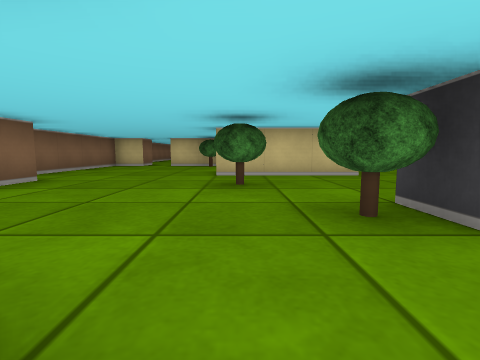
View 1 (above)

21 first-person views from a walk through a cub3D level. The camera is about half as high as the walls, tilts 6° down and sees 85° across. The floor is counted in squares. Each view is taken from the middle of a square. On the plan, view 1 faces up. The plan holds only what a view shows up to about 9 squares ahead; the rest is blank.

View 2
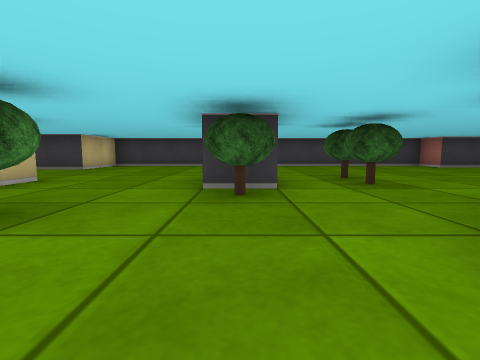

View 3
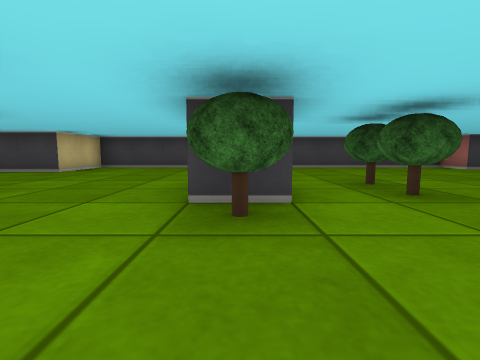

View 4
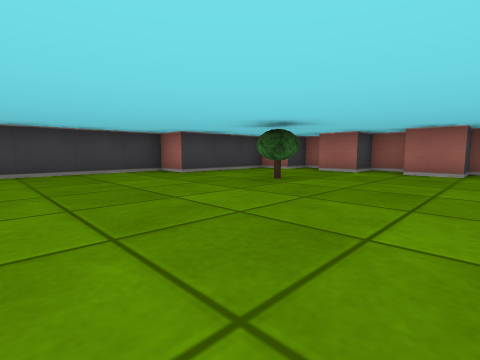

View 5
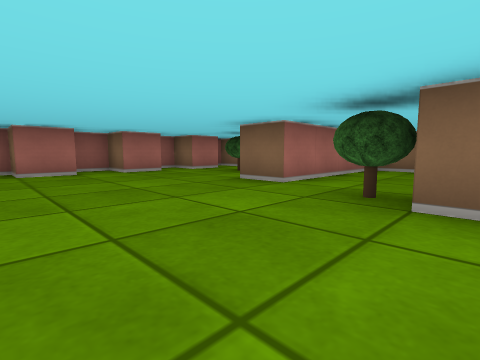

View 6
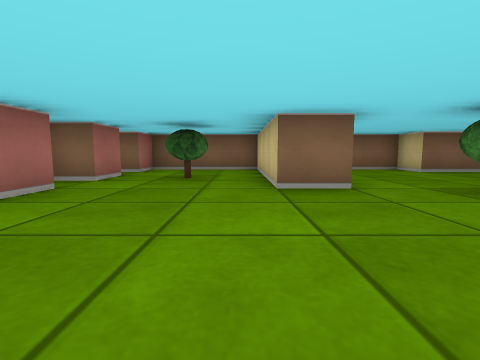

View 7
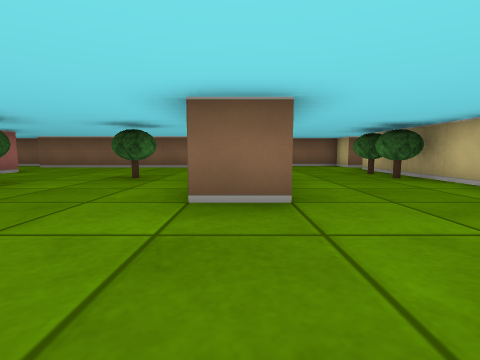

View 8
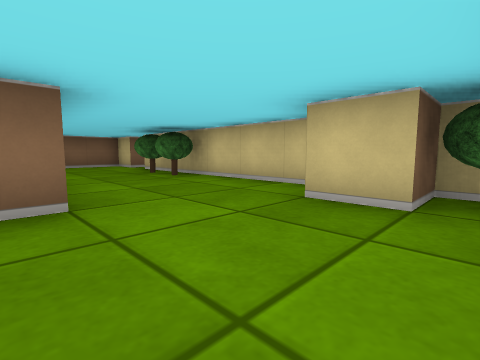

View 9
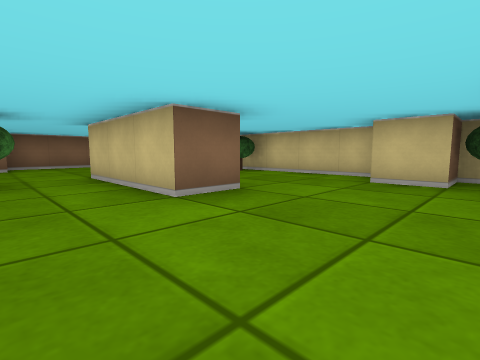

View 10
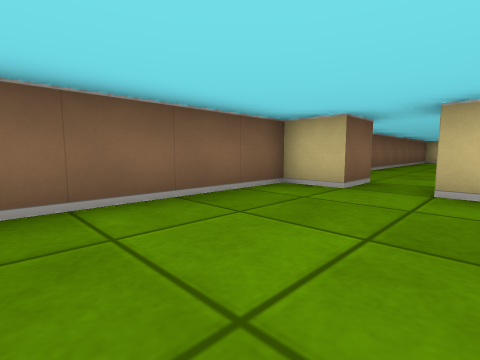

View 11
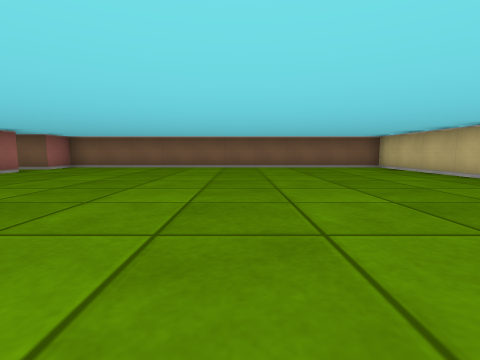

View 12
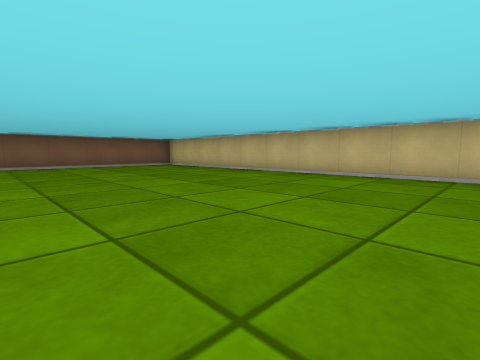

View 13
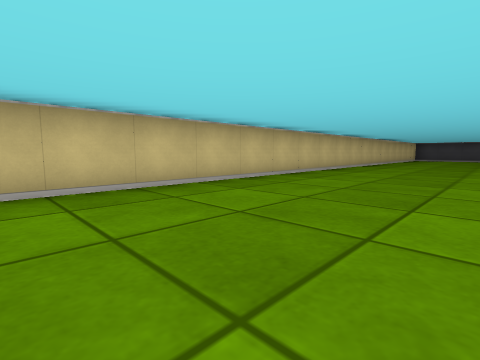

View 14
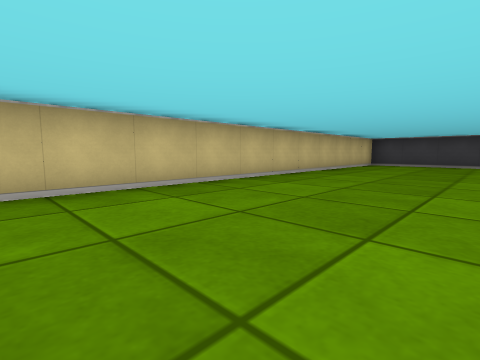

View 15
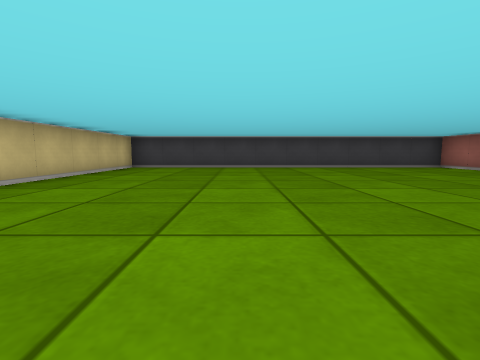

View 16
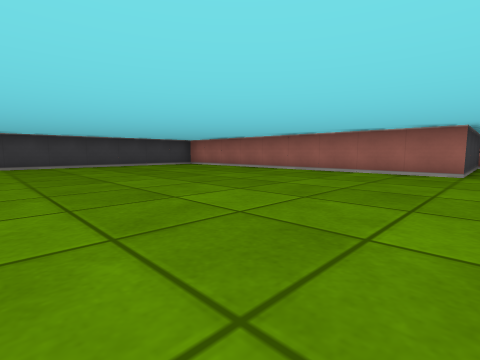

View 17
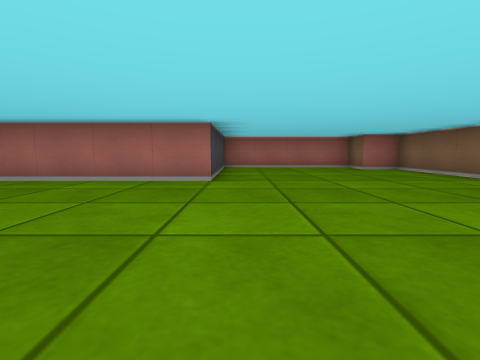

View 18
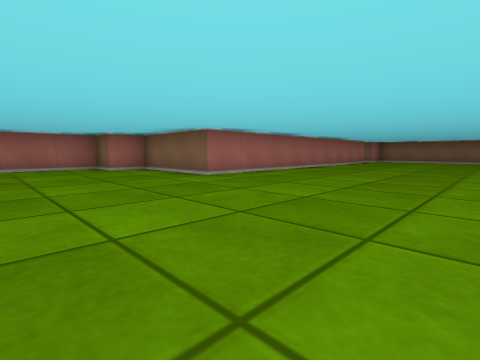

View 19
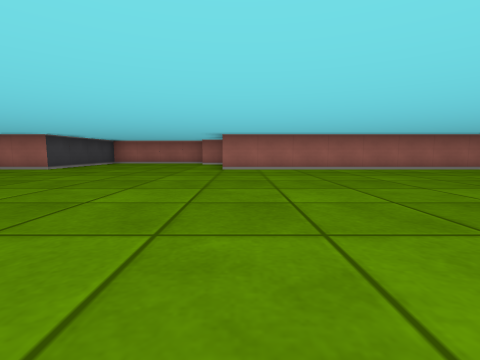

View 20
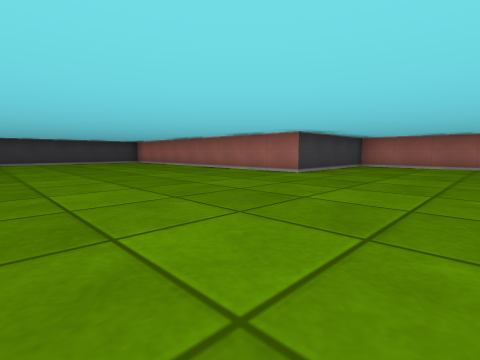

View 21
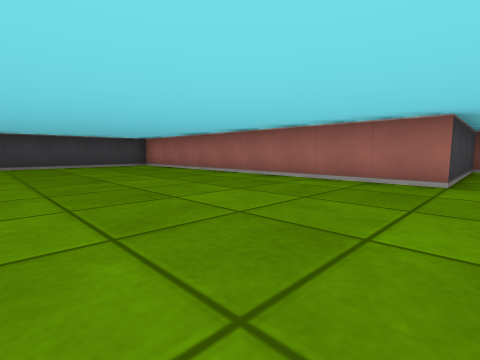

### Floor plan
Ten units are one square. View 1 is at (0, 0); x grows to the right and y downward. Boxes are objects, and circles mark ways between rooms. Rooms are numbered by the first view taken in them; rooms with no view inside come last. Other rooms are left out.
<svg viewBox="-50 -210 260 300">
<path fill="none" stroke="#000" d="M15 -14 15 -25M5 10 5 15M-15 -5 -10 -5M-35 -46 -35 5 -45 5 -45 34M25 -66 25 -55 -5 -55M-40 35 -5 35 -5 45 -45 45 -45 75 -35 75 -35 80M75 -36 75 -65 55 -65 55 -80M-6 75 5 75 5 85 15 85 15 75 25 75 25 85 35 85 35 75 45 75M32 -95 -25 -95M-25 75 -15 75 -15 85 -10 85M45 -95 45 -85 35 -85M-35 -95 -45 -95 -45 -45M65 75 65 45 75 45 75 -4M50 85 55 85 55 75M55 75 65 75M-25 -105 65 -105 65 -75 75 -75 75 -65 115 -65 115 -105 205 -105 205 -205 -45 -205 -45 -105 -35 -105 -35 -95"/>
<rect x="-25" y="55" width="10" height="10" fill="#bbb"><title>tree</title></rect>
<rect x="-15" y="-95" width="10" height="10" fill="#bbb"><title>tree</title></rect>
<rect x="-5" y="15" width="10" height="10" fill="#bbb"><title>tree</title></rect>
<rect x="-5" y="-45" width="10" height="10" fill="#bbb"><title>tree</title></rect>
<rect x="-5" y="-95" width="10" height="10" fill="#bbb"><title>tree</title></rect>
<rect x="5" y="-25" width="10" height="10" fill="#bbb"><title>tree</title></rect>
<rect x="15" y="-5" width="10" height="10" fill="#bbb"><title>tree</title></rect>
<rect x="25" y="-5" width="10" height="10" fill="#bbb"><title>tree</title></rect>
<rect x="35" y="45" width="10" height="10" fill="#bbb"><title>tree</title></rect>
<rect x="45" y="-95" width="10" height="10" fill="#bbb"><title>tree</title></rect>
<circle cx="-30" cy="-100" r="3" fill="#2a7"/>
<text x="10" y="-10">1</text>
<text x="80" y="-150">2</text>
</svg>
Room 1 opens to room 2.

Where each view was taken, in squares from view 1:
view 1: 0 up, 0 right, facing up
view 2: 2 up, 2 left, facing right
view 3: 2 up, 1 left, facing right
view 4: 1 down, 1 right, facing down-right
view 5: 1 down, 3 right, facing down-left
view 6: 5 down, 3 right, facing left
view 7: 6 up, 5 right, facing left
view 8: 6 up, 5 right, facing up-left
view 9: 4 up, 5 right, facing up-left
view 10: 6 up, 2 left, facing up-left
view 11: 16 up, 4 right, facing left
view 12: 15 up, 5 right, facing up-left
view 13: 17 up, 3 right, facing up-right
view 14: 17 up, 10 right, facing up-right
view 15: 17 up, 12 right, facing right
view 16: 17 up, 11 right, facing down-right
view 17: 15 up, 11 right, facing down
view 18: 15 up, 10 right, facing down-left
view 19: 18 up, 6 right, facing down
view 20: 16 up, 8 right, facing down-right
view 21: 15 up, 11 right, facing down-right
